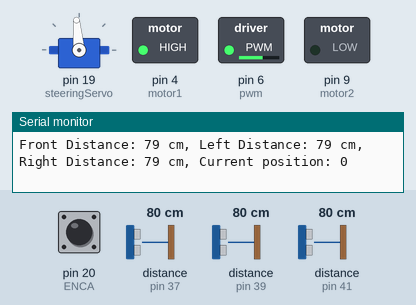
This sketch was run on a simulated Arduino Mega 2560, built with avr-gcc and run on an emulated ATmega2560. Shown: servo, switched loads named in the sketch (green lamp = pin HIGH), the last lines printed to the serial monitor. Wiring (inferred from the names in the program): 3 × ultrasonic range finder: trigger pin 36, echo pin 37 / trigger pin 38, echo pin 39 / trigger pin 40, echo pin 41. The inputs (shaded band) are chosen by the test bench; at power-on: distance to the obstacle (sensors on pin 41, pin 37, pin 39) 80 cm, pin 20 (ENCA) HIGH. The echo pulse lasts 58.3 µs per cm; pins used as bus, display or sensor lines are not drawn.

Above: at 1.2 s.
1.3 s: distance to the obstacle (sensor on pin 41) set to 2 cm
At 2.1 s:
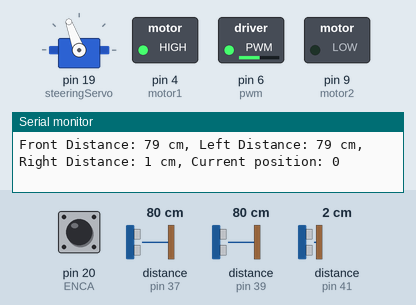
2.9 s: distance to the obstacle (sensor on pin 37) set to 2 cm
At 4.1 s:
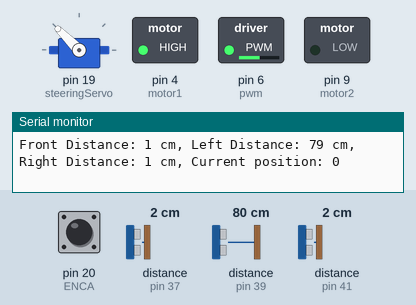
4.5 s: distance to the obstacle (sensor on pin 41) set to 75 cm
6.0 s: distance to the obstacle (sensor on pin 41) set to 85 cm
At 7.6 s:
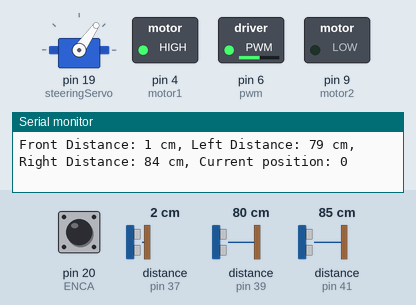
Timing chart, 0 to 9.1 s (numbered marks = the images above; inputs shaded):
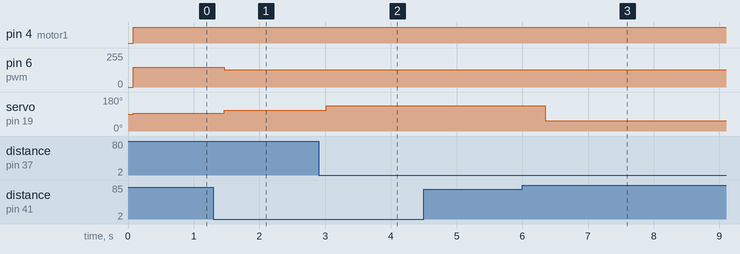

Measured:
- the behaviour switches between 80 and 81 cm on distance to the obstacle (sensor on pin 41) (found by bisection; images 2 and 3)
- after the input at 1.3 s, pin 6 (pwm): 150/255 → 130/255 after 0.16 s; servo on pin 19 (steeringServo): 95° → 110° after 0.16 s
- after the input at 2.9 s, servo on pin 19 (steeringServo): 110° → 135° after 0.12 s
- after the input at 6.0 s, servo on pin 19 (steeringServo): 135° → 55° after 0.35 s

The sketch:

WRO_3_SENSORS_with_encoder_open_challenge.ino
```cpp
#include <Servo.h>

const int TRIGGER_PIN_FRONT = 36;  // Front sonar sensor trigger pin
const int ECHO_PIN_FRONT = 37;     // Front sonar sensor echo pin

const int TRIGGER_PIN_LEFT = 38;  // Left sonar sensor trigger pin
const int ECHO_PIN_LEFT = 39;     // Left sonar sensor echo pin

const int TRIGGER_PIN_RIGHT = 40;  // Right sonar sensor trigger pin
const int ECHO_PIN_RIGHT = 41;     // Right sonar sensor echo pin

const int motor1 = 4;
const int motor2 = 9;
const int pwm = 6;
//encoder
const int ENCA = 20;  // Encoder pulse input A
const int ENCB = 21;  // Encoder pulse input B

Servo steeringServo;

const int forwardSpeed = 150;  // Adjust this value for the desired forward speed
const int turnSpeed = 130;     // Adjust this value for the desired turn speed

volatile long posi = 0;  // Use long to accommodate larger position values

// Stop the car if pulse count is greater than 34000
int lapCount = 1;
const int totalLaps = 3;  // Set the total number of laps

void setup() {
  Serial.begin(9600);
  steeringServo.attach(19);

  // Motor
  pinMode(motor1, OUTPUT);
  pinMode(pwm, OUTPUT);
  pinMode(motor2, OUTPUT);

  // Sonar Sensors
  pinMode(TRIGGER_PIN_FRONT, OUTPUT);
  pinMode(ECHO_PIN_FRONT, INPUT);
  pinMode(TRIGGER_PIN_LEFT, OUTPUT);
  pinMode(ECHO_PIN_LEFT, INPUT);
  pinMode(TRIGGER_PIN_RIGHT, OUTPUT);
  pinMode(ECHO_PIN_RIGHT, INPUT);

  // Encoder
  pinMode(ENCA, INPUT);
  pinMode(ENCB, INPUT);
  attachInterrupt(digitalPinToInterrupt(ENCA), readEncoder, RISING);

  Serial.println("Car position calculation using encoder pulses...");
}

void loop() {
  int distanceFront = getDistance(TRIGGER_PIN_FRONT, ECHO_PIN_FRONT);
  int distanceLeft = getDistance(TRIGGER_PIN_LEFT, ECHO_PIN_LEFT);
  int distanceRight = getDistance(TRIGGER_PIN_RIGHT, ECHO_PIN_RIGHT);

  // Print sensor readings
  Serial.print("Front Distance: ");
  Serial.print(distanceFront);
  Serial.print(" cm, Left Distance: ");
  Serial.print(distanceLeft);
  Serial.print(" cm, Right Distance: ");
  Serial.print(distanceRight);
  Serial.print(" cm, Current position: ");
  Serial.println(posi);

  // Your code to check the conditions
  if (posi > 32000 && (distanceFront > 150 && distanceFront < 170)) {
    // Reset encoder position after each lap
    if (lapCount == totalLaps) {
      digitalWrite(motor1, LOW);
      digitalWrite(motor2, LOW);
      analogWrite(pwm, 0);
      Serial.println("All laps completed. Stopping the car.");
      while (true)
        ;  // This will halt the program and effectively stop the car
    } else {
      // Increment the lap count
      lapCount++;
      posi = 0;
    }
  }


  // Implement obstacle avoidance based on sensor readings
  if (distanceFront >= 0 && distanceFront <= 40) {
    // Obstacle avoidance logic
    if (distanceRight > distanceLeft) {

      steeringServo.write(55);
      moveForward(turnSpeed);
      delay(300);
    } else if (distanceLeft > distanceRight) {

      steeringServo.write(135);
      moveForward(turnSpeed);
      delay(300);
    }
  } else {
    moveForward(forwardSpeed);
    steeringServo.write(95);
  }

  if (distanceFront >= 40) {
    // Obstacle avoidance logic when distanceFront is greater than or equal to 40
    if (distanceRight > distanceLeft) {
      steeringServo.write(80);
      moveForward(turnSpeed);
      delay(5);
    }
    if (distanceLeft > distanceRight) {
      steeringServo.write(110);
      moveForward(turnSpeed);
      delay(5);
    }
  }
}

int getDistance(int triggerPin, int echoPin) {
  digitalWrite(triggerPin, LOW);
  delayMicroseconds(2);
  digitalWrite(triggerPin, HIGH);
  delayMicroseconds(15);
  digitalWrite(triggerPin, LOW);

  unsigned long duration = pulseIn(echoPin, HIGH);
  int distance = duration * 0.0343 / 2;
  return distance;
}

void moveForward(int speed) {
  digitalWrite(motor1, HIGH);
  digitalWrite(motor2, LOW);
  analogWrite(pwm, speed);
}
void moveBack(int speed) {
  digitalWrite(motor1, LOW);
  digitalWrite(motor2, HIGH);
  analogWrite(pwm, speed);
}
void readEncoder() {
  int b = digitalRead(ENCB);
  if (b > 0) {
    posi++;
  } else {
    posi--;
  }
}
```
